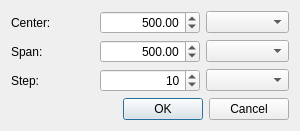
<?xml version="1.0" encoding="UTF-8"?>
<ui version="4.0">
 <class>FrequencyDialog</class>
 <widget class="QDialog" name="FrequencyDialog">
  <property name="geometry">
   <rect>
    <x>0</x>
    <y>0</y>
    <width>300</width>
    <height>123</height>
   </rect>
  </property>
  <property name="minimumSize">
   <size>
    <width>300</width>
    <height>0</height>
   </size>
  </property>
  <property name="windowTitle">
   <string>Frequency configuration</string>
  </property>
  <layout class="QVBoxLayout" name="verticalLayout">
   <item>
    <layout class="QGridLayout" name="gridLayout">
     <item row="0" column="2">
      <widget class="QComboBox" name="freqCenterUnitsComboBox"/>
     </item>
     <item row="1" column="0">
      <widget class="QLabel" name="freqCenterLabel_2">
       <property name="text">
        <string>Span:</string>
       </property>
      </widget>
     </item>
     <item row="1" column="2">
      <widget class="QComboBox" name="freqSpanUnitsComboBox"/>
     </item>
     <item row="0" column="0">
      <widget class="QLabel" name="freqCenterLabel">
       <property name="text">
        <string>Center:</string>
       </property>
      </widget>
     </item>
     <item row="1" column="1">
      <widget class="QDoubleSpinBox" name="freqSpanSpinBox">
       <property name="sizePolicy">
        <sizepolicy hsizetype="Fixed" vsizetype="Fixed">
         <horstretch>0</horstretch>
         <verstretch>0</verstretch>
        </sizepolicy>
       </property>
       <property name="minimumSize">
        <size>
         <width>100</width>
         <height>0</height>
        </size>
       </property>
       <property name="alignment">
        <set>Qt::AlignRight|Qt::AlignTrailing|Qt::AlignVCenter</set>
       </property>
       <property name="maximum">
        <double>999999.989999999990687</double>
       </property>
       <property name="value">
        <double>500.000000000000000</double>
       </property>
      </widget>
     </item>
     <item row="0" column="1">
      <widget class="QDoubleSpinBox" name="freqCenterSpinBox">
       <property name="sizePolicy">
        <sizepolicy hsizetype="Fixed" vsizetype="Fixed">
         <horstretch>0</horstretch>
         <verstretch>0</verstretch>
        </sizepolicy>
       </property>
       <property name="minimumSize">
        <size>
         <width>100</width>
         <height>0</height>
        </size>
       </property>
       <property name="alignment">
        <set>Qt::AlignRight|Qt::AlignTrailing|Qt::AlignVCenter</set>
       </property>
       <property name="maximum">
        <double>999999.989999999990687</double>
       </property>
       <property name="value">
        <double>500.000000000000000</double>
       </property>
      </widget>
     </item>
     <item row="2" column="0">
      <widget class="QLabel" name="label">
       <property name="text">
        <string>Step:</string>
       </property>
      </widget>
     </item>
     <item row="2" column="1">
      <widget class="QSpinBox" name="freqStepSpinBox">
       <property name="alignment">
        <set>Qt::AlignRight|Qt::AlignTrailing|Qt::AlignVCenter</set>
       </property>
       <property name="minimum">
        <number>1</number>
       </property>
       <property name="maximum">
        <number>999</number>
       </property>
       <property name="value">
        <number>10</number>
       </property>
      </widget>
     </item>
     <item row="2" column="2">
      <widget class="QComboBox" name="freqStepUnitsComboBox"/>
     </item>
    </layout>
   </item>
   <item>
    <layout class="QHBoxLayout" name="horizontalLayout">
     <item>
      <spacer name="horizontalSpacer">
       <property name="orientation">
        <enum>Qt::Horizontal</enum>
       </property>
       <property name="sizeHint" stdset="0">
        <size>
         <width>40</width>
         <height>20</height>
        </size>
       </property>
      </spacer>
     </item>
     <item>
      <widget class="QPushButton" name="okButton">
       <property name="text">
        <string>OK</string>
       </property>
      </widget>
     </item>
     <item>
      <widget class="QPushButton" name="cancelButton">
       <property name="text">
        <string>Cancel</string>
       </property>
      </widget>
     </item>
    </layout>
   </item>
  </layout>
 </widget>
 <resources/>
 <connections/>
</ui>
